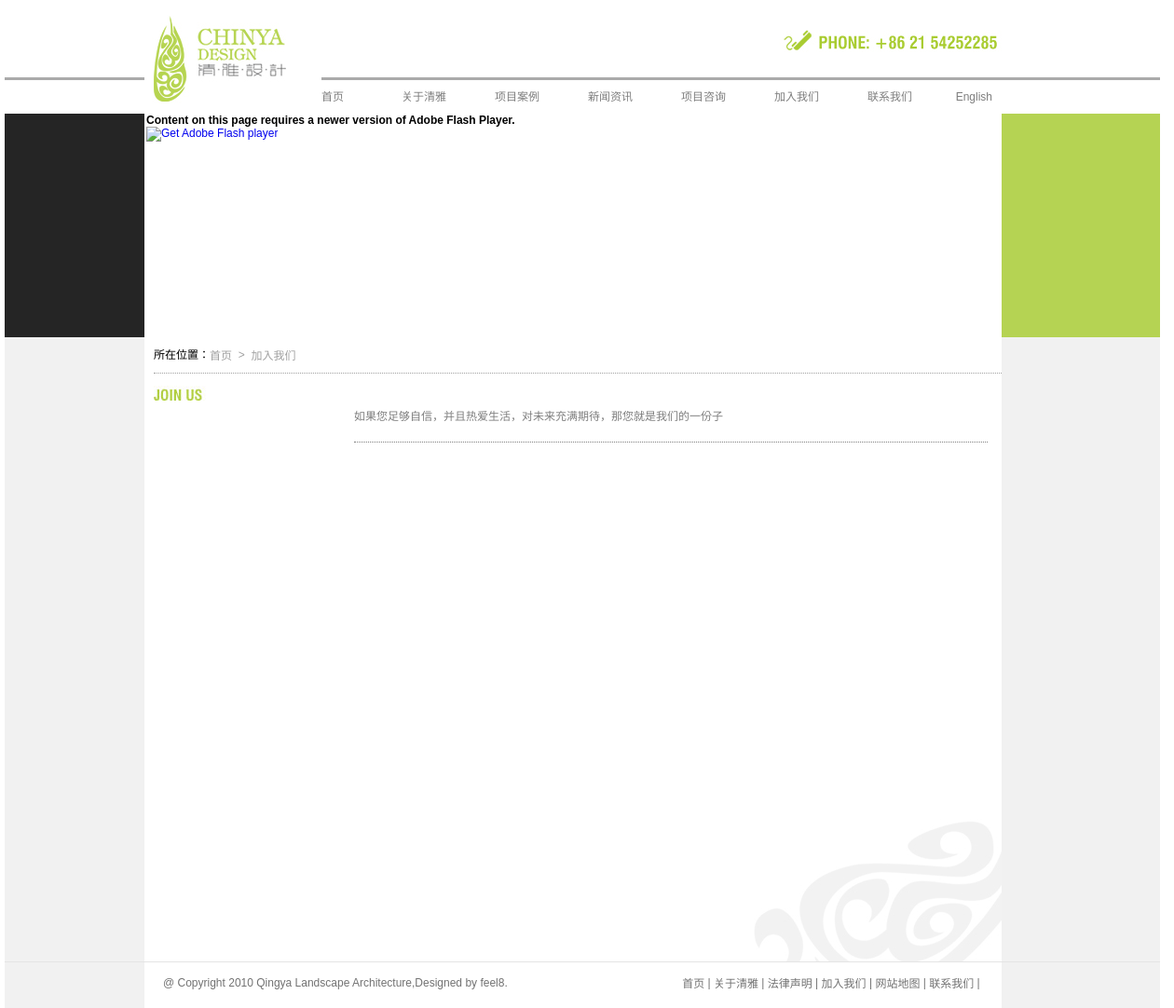
Before: /index.php/main/join/6/6 with the older database file.
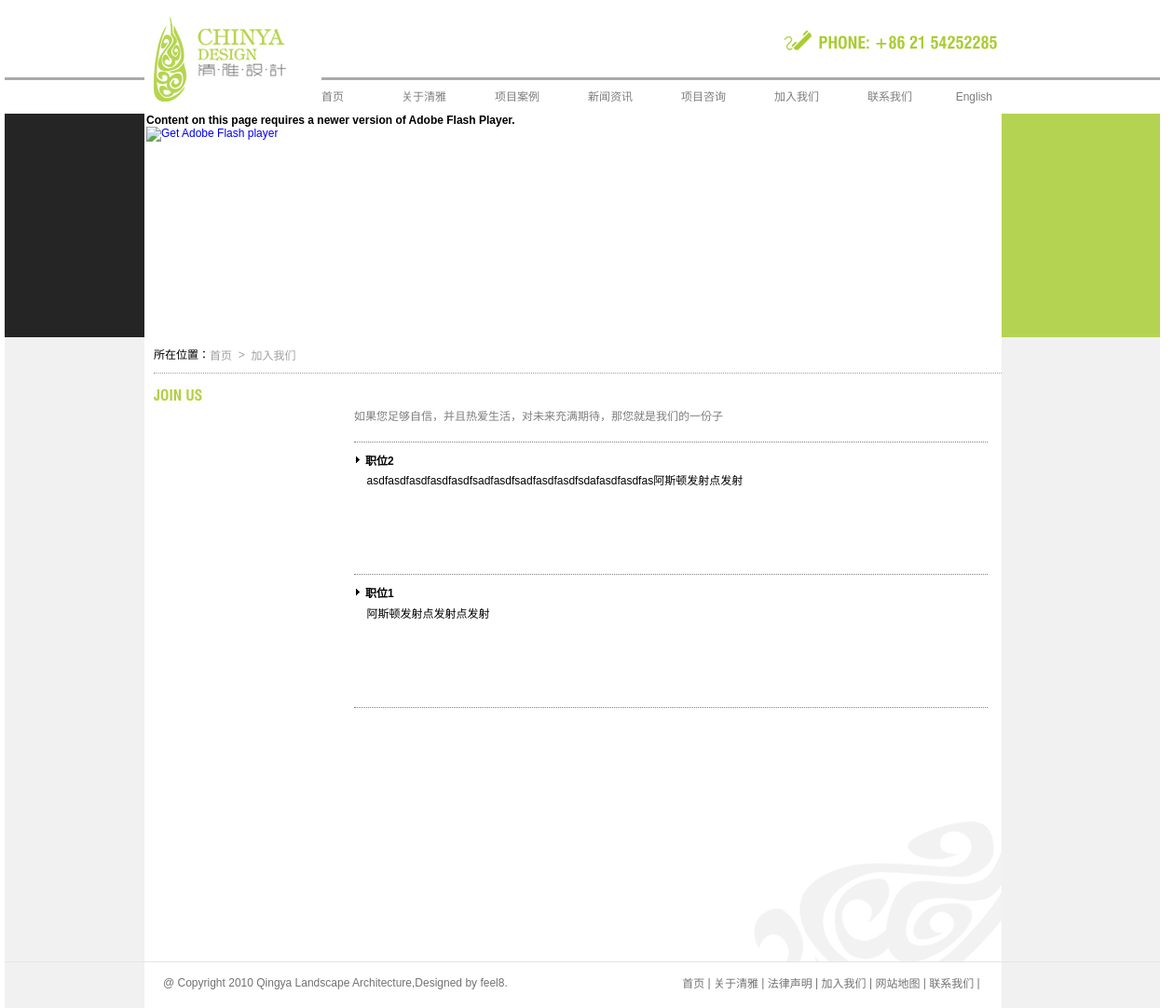
After: the same page with the newer database file.
### tables this page shows
CREATE TABLE `serviceroot` (
  `id` bigint(20) NOT NULL AUTO_INCREMENT,
  `rootname` varchar(200) DEFAULT NULL,
  `rootorder` bigint(20) DEFAULT NULL,
  PRIMARY KEY (`id`)
);

CREATE TABLE `servicecat` (
  `id` bigint(20) NOT NULL AUTO_INCREMENT,
  `catname` varchar(200) DEFAULT NULL,
  `rootid` bigint(20) DEFAULT NULL,
  `catdesc` text,
  `catorder` bigint(20) DEFAULT NULL,
  PRIMARY KEY (`id`)
);

CREATE TABLE `service` (
  `id` bigint(20) NOT NULL AUTO_INCREMENT,
  `servicename` varchar(200) NOT NULL,
  `pubtime` datetime NOT NULL,
  `servicedesc` text NOT NULL,
  `rootid` bigint(20) NOT NULL,
  `catid` bigint(20) NOT NULL,
  `servicepic` varchar(256) DEFAULT NULL,
  PRIMARY KEY (`id`)
);

### system/application/controllers/main.php (called while the page is built, shortened)
<?php
class Main extends Controller {
	var $methodName;
	var $pagesize = 15;
	function join($rid, $catid = 6, $offset = 0) {
		$data = array ();
		$data ["catmenu"] = $this->getServiceCat ( $rid );
		$data ["selectcat"] = $catid;
		$data ["content"] = $this->getServiceCatByID ( $catid );
		$data ["offset"] = $offset;
		$data ["servicelist"] = $this->getServiceByCat ( $catid, $offset );
		$this->executeFrame ( $data, $rid );
		$this->showView ( $data, "join" );
	}
	function getServiceByCat($catid, $offset) {
		$this->db->order_by ( "pubtime", "desc" );
		$result = $this->db->get_where ( "service", array ("catid" => $catid ), $this->pagesize, $offset );
		return $result->result_array ();
	}
	function getServiceCatByID($catid) {
		$this->db->order_by ( "catorder" );
		$result = $this->db->get_where ( "servicecat", array ("id" => $catid ) );
		return $result->result_array ();
	}
	function getServiceCat($rid) {
		$this->db->order_by ( "catorder" );
		$result = $this->db->get_where ( "servicecat", array ("rootid" => $rid ) );
		return $result->result_array ();
	}
	function executeFrame(&$data, $rid) {
		$data ["nav"] = $this->getRootNav ();
	}
	function getRootNav() {
		$this->db->order_by ( "rootorder" );
		$this->db->where ( "id < ", 8 );
		$result = $this->db->get ( "serviceroot" );
		return $result->result_array ();
	}
	function pagiServiceNation($commend, $rootid, $catid, $table, $perpage, $base_url = null, $uri_segment = 5, $total = null) {
		$this->load->library ( 'pagination' );
	}
	function showView($data, $viewName = null) {
		$this->load->view ( "header", $data );
		$this->load->view ( "ad", $data );
		if (! $viewName) {
			$this->load->view ( $this->methodName, $data );
		} else {
			$this->load->view ( $viewName, $data );
		}
		$this->load->view ( "footer", $data );
	}
}
?>

### system/codeigniter/CodeIgniter.php (called while the page is built, shortened)
<?php  if ( ! defined('BASEPATH')) exit('No direct script access allowed');
$EXT =& load_class('Hooks');
$EXT->_call_hook('pre_system');
$URI =& load_class('URI');
$RTR =& load_class('Router');
$method = $RTR->fetch_method();
$EXT->_call_hook('pre_controller');
$CI = new $class();
if ($RTR->scaffolding_request === TRUE)
{
	if ($EXT->_call_hook('scaffolding_override') === FALSE)
	{
		$CI->_ci_scaffolding();
	}
}
else
{
	if (method_exists($CI, '_remap'))
	{
		$CI->_remap($method);
	}
	else
	{
		call_user_func_array(array(&$CI, $method), array_slice($URI->rsegments, 2));
	}
}

### index.php (called while the page is built, shortened)
<?php
require_once BASEPATH.'codeigniter/CodeIgniter'.EXT;

### system/application/views/join.php (the view)
<div id="content">
<div id="info">
<?php foreach($root as $entry): $rootid = $entry["id"];?>
<div id="adnav">
<span style="color:black;">所在位置：</span>
<a href="index.php/main/index">首页</a>
<span>&nbsp;&nbsp;&gt;&nbsp;&nbsp;</span>
<a href="index.php/main/join/<?php echo $rootid ?>/<?php echo $selectcat ?>">
<?php foreach($content as $catitem):?>
<?php echo $catitem["catname"] ?>
<?php endforeach;?>
</a>
</div>
<?php endforeach;?>
<div id="leftbar">
<dl>
<dt><a href="index.php/main/join/<?php echo $rootid ?>/<?php echo $selectcat ?>"><img src="images/0<?php echo $rootid ?>.jpg"/></a>
</dt>
<dd>
<ul>
<?php foreach ($catmenu as $citem):?>
<?php if($selectcat == $citem["id"]){?>
<li class="activeli"><a href="index.php/main/join/<?php echo $rootid ?>/<?php echo $citem["id"] ?>" class="active"><?php echo $citem["catname"] ?></a></li>
<?php }else{?>
<li class="deactiveli"><a href="index.php/main/join/<?php echo $rootid ?>/<?php echo $citem["id"] ?>" class="deactive"><?php echo $citem["catname"] ?></a></li>
<?php }?>
<?php endforeach;?>
</ul>
</dd>
</dl>
</div>
<div id="rightbar">
<label class="jointitle">如果您足够自信，并且热爱生活，对未来充满期待，那您就是我们的一份子</label>
<?php foreach($servicelist as $sitem):?>
<div class="join">
<img src="images/join_03.jpg"/><a href="index.php/main/joininfo/<?php echo $rootid ?>/<?php echo $selectcat ?>/<?php echo $sitem["id"] ?>"><?php echo $sitem["servicename"] ?></a>
<div class="desc">
<?php echo $sitem["servicedesc"] ?>
</div>
</div>
<?php endforeach;?>
</div>
</div>
</div>

Changed rows visible on the page:
added service: servicename "职位2", servicedesc "asdfasdfasdfasdfasdfsadfasdfsadfasdfasdfsdafasdfasdfas阿斯顿发射点发射"
added service: servicename "职位1", servicedesc "阿斯顿发射点发射点发射"
